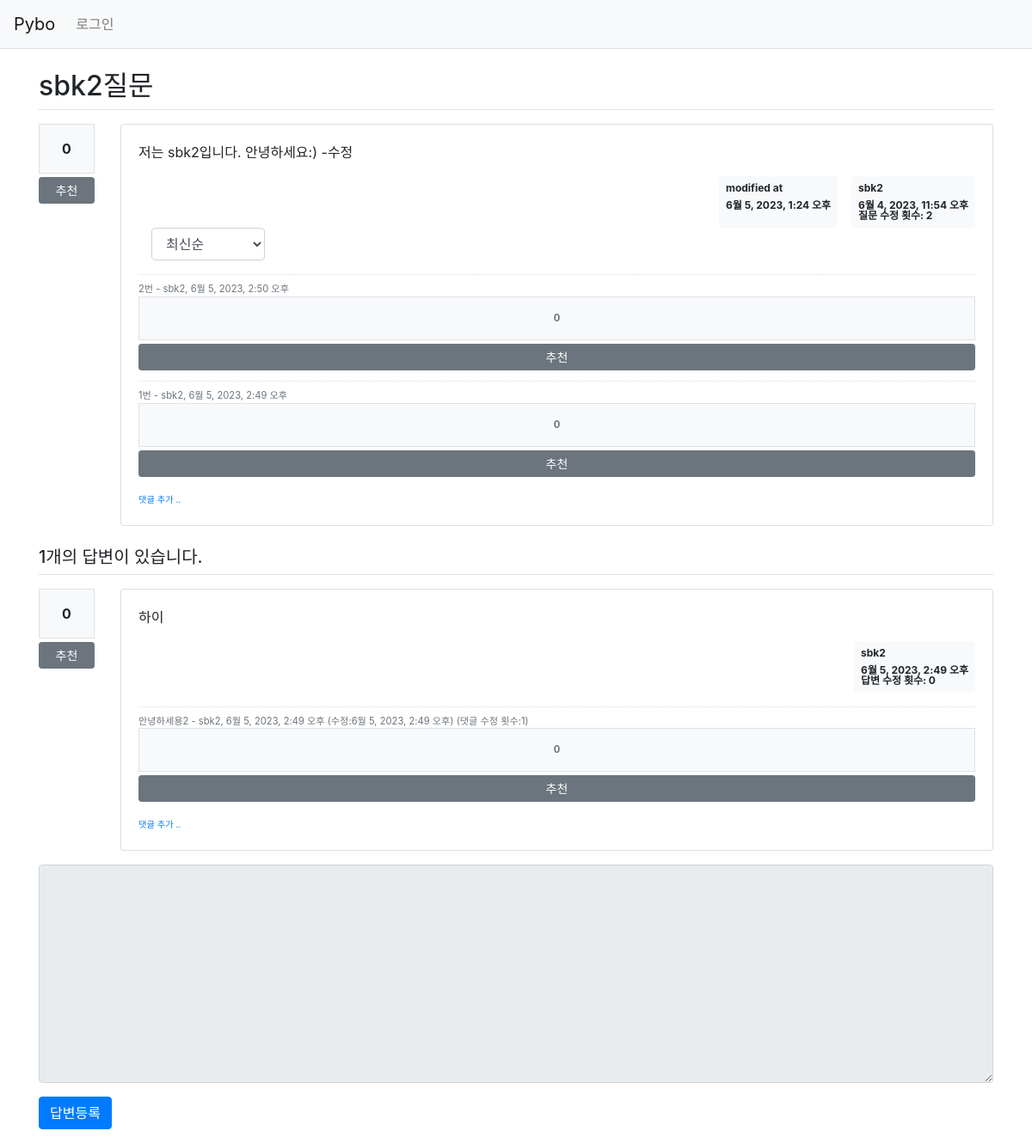
Screenshot of /pybo/17/ with the database file from the repository.
### pybo/models.py (models this page shows, shortened)
class Question(models.Model):
    author = models.ForeignKey(User, on_delete=models.CASCADE, related_name='author_question')
    subject = models.CharField(max_length=200)
    content = models.TextField()
    create_date = models.DateTimeField()
    modify_date = models.DateTimeField(null=True, blank=True)
    voter = models.ManyToManyField(User, related_name='voter_question')
    history = models.IntegerField(default=0)

class Comment(models.Model):
    author = models.ForeignKey(User, on_delete=models.CASCADE, related_name='author_comment')
    content = models.TextField()
    create_date = models.DateTimeField()
    modify_date = models.DateTimeField(null=True, blank=True)
    question = models.ForeignKey(Question, null=True, blank=True, on_delete=models.CASCADE)
    answer = models.ForeignKey(Answer, null=True, blank=True, on_delete=models.CASCADE)
    voter = models.ManyToManyField(User, related_name='voter_comment')
    history = models.IntegerField(default=0)

class Answer(models.Model):
    author = models.ForeignKey(User, on_delete=models.CASCADE, related_name='author_answer')
    question = models.ForeignKey(Question, on_delete=models.CASCADE)
    content = models.TextField()
    create_date = models.DateTimeField()
    modify_date = models.DateTimeField(null=True, blank=True)
    voter = models.ManyToManyField(User, related_name='voter_answer')
    history = models.IntegerField(default=0)

### pybo/views/base_views.py (the view)
# urls.py: path('<int:question_id>/', base_views.detail, name='detail'),
def detail(request, question_id):
    question = get_object_or_404(Question, pk=question_id)
    comments_page = request.GET.get('comments_page', '1')  # 댓글 페이지
    comments_so = request.GET.get('comments_so', 'recent')  # 댓글 정렬기준
    if comments_so == 'recommend':
        question_comments = question.comment_set.annotate(
            num_voter=Count('voter')).order_by('-num_voter', '-create_date')
    else:  # recent
        question_comments = question.comment_set.order_by('-create_date')
    question_comments_paginator = Paginator(
        question_comments, 5)  # 페이지당 5개씩 보여주기
    question_comments_page_obj = question_comments_paginator.get_page(
        comments_page)
    context = {
        'question': question,
        'question_comments_page_obj': question_comments_page_obj,
        'comments_page': comments_page,
        'comments_so': comments_so,
    }
    return render(request, 'pybo/question_detail.html', context)

### pybo/templatetags/pybo_filter.py (called while the page is built)
@register.filter()
def mark(value):
    extensions = ["nl2br", "fenced_code"]
    return mark_safe(markdown.markdown(value, extensions=extensions))

### templates/pybo/question_detail.html (shortened to what this page needs)
{% extends 'base.html' %}
{% load pybo_filter %}
{% block content %}
<div class="container my-3">
    <h2 class="border-bottom py-2">{{ question.subject }}</h2>
    <div class="row my-3">
        <div class="col-1">
            <div class="bg-light text-center p-3 border font-weight-bolder mb-1">{{question.voter.count}}</div>
            <a href="#" data-uri="{% url 'pybo:vote_question' question.id  %}"
                class="recommend btn btn-sm btn-secondary btn-block my-1">추천</a>
        </div>
        <div class="col-11">
            <div class="card">
                <div class="card-body">
                    <div class="card-text">{{ question.content|mark }}</div>
                    <div class="d-flex justify-content-end">
                        {% if question.modify_date %}
                        <div class="badge badge-light p-2 text-left mx-3">
                            <div class="mb-2">modified at</div>
                            <div>{{ question.modify_date }}</div>
                        </div>
                        {% endif %}
                        <div class="badge badge-light p-2 text-left">
                            <div class="mb-2">{{ question.author.username }}</div>
                            <div>{{ question.create_date }}</div>
                            <div>질문 수정 횟수: {{ question.history }}</div>
                        </div>
                    </div>
                    <div class="col-2">
                        <select class="form-control comments_so">
                            <option value="recent" {% if comments_so == 'recent' %}selected{% endif %}>최신순</option>
                        </select>
                    </div>
                    {% if question_comments_page_obj %}
                    <div class="mt-3">
                        {% for comment in question_comments_page_obj %}
                        <div class="comment py-2 text-muted">
                            <span style="white-space: pre-line;">{{ comment.content }}</span>
                            <span>
                                - {{ comment.author }}, {{ comment.create_date }}
                                <div class="bg-light text-center p-3 border font-weight-bolder mb-1">{{comment.voter.count}}</div>
                                <a href="#" data-uri="{% url 'pybo:vote_comment' comment.id  %}"
                                    class="recommend btn btn-sm btn-secondary btn-block my-1">추천</a>
                            </span>
                        </div>
                        {% endfor %}
                    </div>
                    {% endif %}
                    <div>
                        <a href="{% url 'pybo:comment_create_question' question.id %}" class="small"><small>댓글 추가
                                ..</small></a>
                    </div>
                </div>
            </div>
        </div>
    </div>
    <h5 class="border-bottom my-3 py-2">{{question.answer_set.count}}개의 답변이 있습니다.</h5>
    {% for answer in question.answer_set.all %}
    <div class="row my-3">
        <div class="col-1">
            <div class="bg-light text-center p-3 border font-weight-bolder mb-1">{{answer.voter.count}}</div>
            <a href="#" data-uri="{% url 'pybo:vote_answer' answer.id  %}"
                class="recommend btn btn-sm btn-secondary btn-block my-1">추천</a>
        </div>
        <div class="col-11">
            <div class="card">
                <div class="card-body">
                    <div class="card-text">{{ answer.content|mark }}</div>
                    <div class="d-flex justify-content-end">
                        <div class="badge badge-light p-2 text-left">
                            <div class="mb-2">{{ answer.author.username }}</div>
                            <div>{{ answer.create_date }}</div>
                            <div>답변 수정 횟수: {{ answer.history }}</div>
                        </div>
                    </div>
                    {% if answer.comment_set.count > 0 %}
                    <div class="mt-3">
                        {% for comment in answer.comment_set.all %}
                        <div class="comment py-2 text-muted">
                            <span style="white-space: pre-line;">{{ comment.content }}</span>
                            <span>
                                - {{ comment.author }}, {{ comment.create_date }}
                                {% if comment.modify_date %}
                                (수정:{{ comment.modify_date }})
                                (댓글 수정 횟수:{{ comment.history}})
                                {% endif %}
                                <div class="bg-light text-center p-3 border font-weight-bolder mb-1">{{comment.voter.count}}</div>
                                <a href="#" data-uri="{% url 'pybo:vote_comment' comment.id  %}"
                                    class="recommend btn btn-sm btn-secondary btn-block my-1">추천</a>
                            </span>
                        </div>
                        {% endfor %}
                    </div>
                    {% endif %}
                    <div>
                        <a href="{% url 'pybo:comment_create_answer' answer.id  %}" class="small"><small>댓글 추가
                                ..</small></a>
                    </div>
                </div>
            </div>
        </div>
    </div>
    {% endfor %}
    <form action="{% url 'pybo:answer_create' question.id %}" method="post" class="my-3">
        <div class="form-group">
            <textarea {% if not user.is_authenticated %}disabled{% endif %} name="content" id="content"
                class="form-control" rows="10"></textarea>
        </div>
        <input type="submit" value="답변등록" class="btn btn-primary">
    </form>
</div>
{% endblock %}

### static/style.css (style rules this page uses)
.comment { border-top:dotted 1px #ddd; font-size:0.7em; }

### rows the page displays
Question: subject "sbk2질문", voter.count "0", content|mark "저는 sbk2입니다. 안녕하세요:) -수정", modify_date "6월 5, 2023, 1:24 오후", author.username "sbk2", create_date "6월 4, 2023, 11:54 오후", history "2", answer_set.count "1"
Comment: content "2번", author "sbk2", create_date "6월 5, 2023, 2:50 오후", voter.count "0"
Comment: content "1번", author "sbk2", create_date "6월 5, 2023, 2:49 오후", voter.count "0"
Answer: voter.count "0", content|mark "하이", author.username "sbk2", create_date "6월 5, 2023, 2:49 오후", history "0"
Comment: content "안녕하세용2", author "sbk2", create_date "6월 5, 2023, 2:49 오후", modify_date "6월 5, 2023, 2:49 오후", history "1", voter.count "0"
